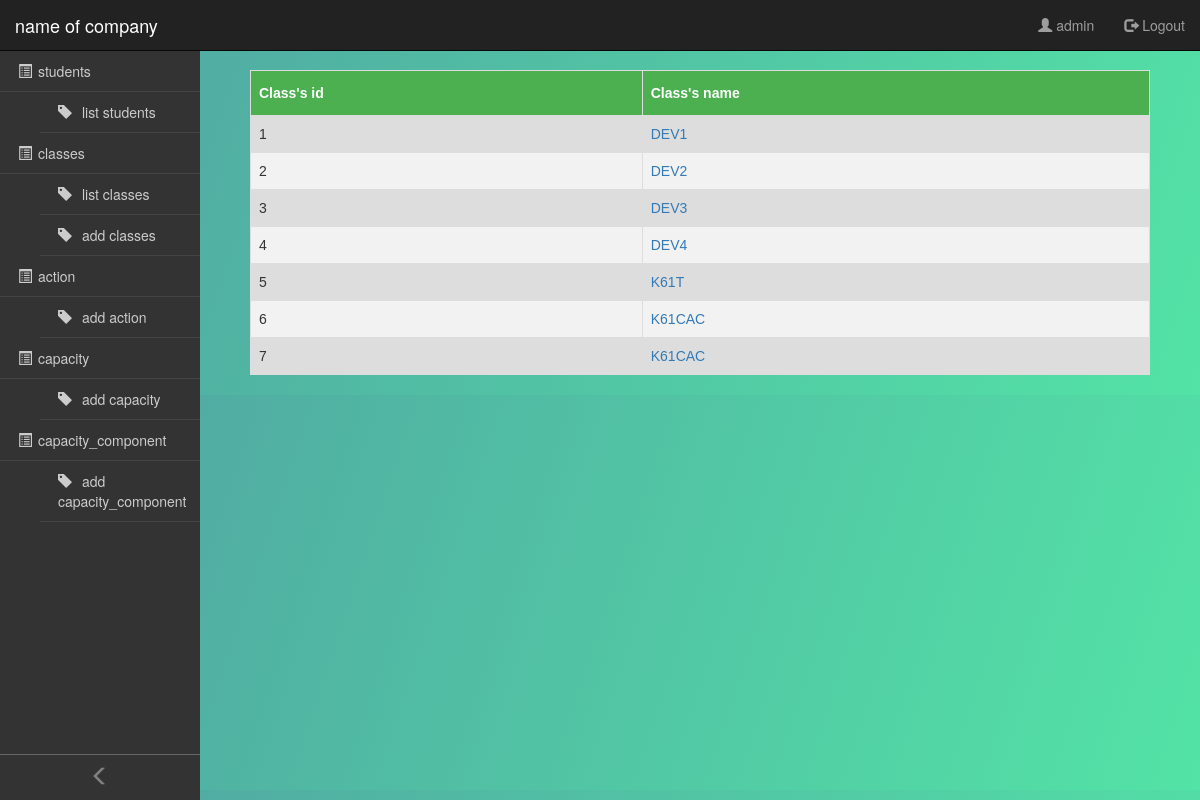
The app's page /?controller=classes&action=list (signed in) with its own data.
### tables this page shows
CREATE TABLE `class`  (
  `class_id` int(11) NOT NULL,
  `class_name` varchar(255) NULL DEFAULT NULL,
  PRIMARY KEY USING BTREE (`class_id`)
);

### controllers/classes_controller.php (called while the page is built, shortened)
<?php
require_once('logic/class_logic.php');
require_once('entities/class.php');
class ClassesController extends BaseController
{
    public function list() {
        $classLogic = new ClassLogic();
        $classes = $classLogic->getAllClass();
        $data = array(
            "classes" => $classes
        );
        $this->render('list', $data);
    }
}

### routes.php (called while the page is built, shortened)
<?php
$controller = new $klass;
$controller->$action();

### index.php (called while the page is built, shortened)
<?php
require_once('routes.php');

### logic/class_logic.php (called while the page is built, shortened)
<?php
require_once('model/class.php');
require_once('entities/class.php');
class ClassLogic
{
    public function getAllClass()
    {
        $listClasses = [];
        try {
            $mClass = new MClass();
            $listClasses = $mClass->all();
        } catch (PDOException $e) {
            throw $e;
        }
        return $listClasses;
    }
}

### model/base_model.php (called while the page is built, shortened)
<?php
    class BaseModel {
        private $instance = NULl;
        public function openConnection() {
            if (!isset($this->instance)) {
                try {
                  $this->instance = new PDO('mysql:host=localhost;dbname=inout', "root", "0000");
                  $this->instance->exec("SET NAMES 'utf8'");
                } catch (PDOException $ex) {
                  die($ex->getMessage());
                }
              }
              return $this->instance;
        }
    }

### model/class.php (called while the page is built, shortened)
<?php
    include_once('entities/class.php');
    include_once('model/base_model.php');
    class MClass extends BaseModel {
        public function all()
        {
            $list = array();
            $req = parent::openConnection()->query('SELECT * FROM class');
            while($item = $req->fetch()){
                $list[] = new ClassStudent($item['class_id'], $item['class_name']);
            }
            return $list;
        }
    }
?>

### entities/class.php (called while the page is built, shortened)
<?php
    class ClassStudent {
    public function __construct($_class_id, $_class_name)
    {
        $this->class_id = $_class_id;
        $this->class_name = $_class_name;
    }
}

### views/classes/list.php (the view)
<table class="list-student-info">
    <thead>
        <tr>
            <th>Class's id</th>
            <th>Class's name</th>
        </tr>
    </thead>
    <tbody>
        <?php
        foreach ($classes as $class) {
            echo "<tr>";
            echo "<td>" . $class->class_id . "</td>";
            echo "<td><a href='?controller=classes&action=detail&id=".$class->class_id."'>" . $class->class_name . "</a></td>";
            echo "</tr>";
        }
        ?>
    </tbody>
</table>

### assets/css/style.css (style rules this page uses)
body { margin: 0 auto; background: -webkit-linear-gradient(top left, #50a3a2 0%, #53e3a6 100%); }
table { width: 100%; border-collapse: collapse; }
table tr, table th, table td { border: 1px solid #000; }
.list-student-info { font-family: "Trebuchet MS", Arial, Helvetica, sans-serif; border-collapse: collapse; width: 100%; }
.list-student-info td, .list-student-info th { border: 1px solid #ddd; padding: 8px; }
.list-student-info tr:nth-child(even) { background-color: #f2f2f2; }
.list-student-info tr:nth-child(odd) { background-color: #ddd; }
.list-student-info th { padding-top: 12px; padding-bottom: 12px; text-align: left; background-color: #4CAF50; color: white; }
td a { text-decoration: none; }
a { text-decoration: none; }

### records on screen
class: class_id "1", class_name "DEV1"
class: class_id "2", class_name "DEV2"
class: class_id "3", class_name "DEV3"
class: class_id "4", class_name "DEV4"
class: class_id "5", class_name "K61T"
class: class_id "6", class_name "K61CAC"
class: class_id "7", class_name "K61CAC"

### other values on screen
$_SESSION['username'] "admin"
$key "students"
$item "list"
$key "classes"
$item "add"
$key "action"
$key "capacity"
$key "capacity_component"
